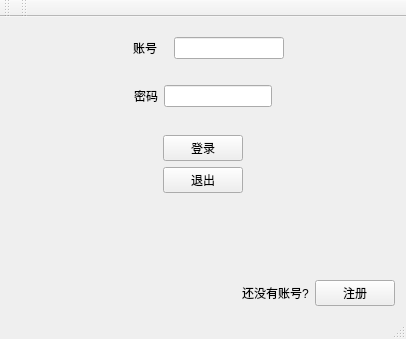
<?xml version="1.0" encoding="UTF-8"?>
<ui version="4.0">
 <class>Login</class>
 <widget class="QMainWindow" name="Login">
  <property name="geometry">
   <rect>
    <x>0</x>
    <y>0</y>
    <width>406</width>
    <height>339</height>
   </rect>
  </property>
  <property name="maximumSize">
   <size>
    <width>16777215</width>
    <height>16777215</height>
   </size>
  </property>
  <property name="windowTitle">
   <string>Login</string>
  </property>
  <property name="unifiedTitleAndToolBarOnMac">
   <bool>false</bool>
  </property>
  <widget class="QWidget" name="centralWidget">
   <layout class="QVBoxLayout" name="verticalLayout_3">
    <item>
     <layout class="QVBoxLayout" name="verticalLayout_2">
      <item>
       <layout class="QHBoxLayout" name="horizontalLayout_3">
        <item>
         <spacer name="horizontalSpacer">
          <property name="orientation">
           <enum>Qt::Horizontal</enum>
          </property>
          <property name="sizeHint" stdset="0">
           <size>
            <width>88</width>
            <height>20</height>
           </size>
          </property>
         </spacer>
        </item>
        <item>
         <widget class="QWidget" name="widget" native="true">
          <layout class="QHBoxLayout" name="horizontalLayout">
           <item>
            <widget class="QLabel" name="label">
             <property name="text">
              <string>账号</string>
             </property>
            </widget>
           </item>
          </layout>
         </widget>
        </item>
        <item>
         <widget class="QLineEdit" name="leAccount">
          <property name="echoMode">
           <enum>QLineEdit::Normal</enum>
          </property>
         </widget>
        </item>
        <item>
         <spacer name="horizontalSpacer_2">
          <property name="orientation">
           <enum>Qt::Horizontal</enum>
          </property>
          <property name="sizeHint" stdset="0">
           <size>
            <width>108</width>
            <height>20</height>
           </size>
          </property>
         </spacer>
        </item>
       </layout>
      </item>
      <item>
       <layout class="QHBoxLayout" name="horizontalLayout_4">
        <item>
         <spacer name="horizontalSpacer_3">
          <property name="orientation">
           <enum>Qt::Horizontal</enum>
          </property>
          <property name="sizeHint" stdset="0">
           <size>
            <width>88</width>
            <height>20</height>
           </size>
          </property>
         </spacer>
        </item>
        <item>
         <widget class="QWidget" name="widget_2" native="true">
          <layout class="QHBoxLayout" name="horizontalLayout_2">
           <item>
            <widget class="QLabel" name="label_2">
             <property name="text">
              <string>密码</string>
             </property>
             <property name="margin">
              <number>8</number>
             </property>
            </widget>
           </item>
           <item>
            <widget class="QLineEdit" name="lePassword">
             <property name="text">
              <string notr="true"/>
             </property>
             <property name="echoMode">
              <enum>QLineEdit::Password</enum>
             </property>
            </widget>
           </item>
          </layout>
         </widget>
        </item>
        <item>
         <spacer name="horizontalSpacer_4">
          <property name="orientation">
           <enum>Qt::Horizontal</enum>
          </property>
          <property name="sizeHint" stdset="0">
           <size>
            <width>108</width>
            <height>20</height>
           </size>
          </property>
         </spacer>
        </item>
       </layout>
      </item>
     </layout>
    </item>
    <item>
     <layout class="QHBoxLayout" name="horizontalLayout_8">
      <item>
       <spacer name="horizontalSpacer_5">
        <property name="orientation">
         <enum>Qt::Horizontal</enum>
        </property>
        <property name="sizeHint" stdset="0">
         <size>
          <width>68</width>
          <height>20</height>
         </size>
        </property>
       </spacer>
      </item>
      <item>
       <widget class="QWidget" name="widget_3" native="true">
        <property name="enabled">
         <bool>true</bool>
        </property>
        <layout class="QVBoxLayout" name="verticalLayout">
         <item>
          <widget class="QPushButton" name="btnLogin">
           <property name="maximumSize">
            <size>
             <width>16777215</width>
             <height>16777209</height>
            </size>
           </property>
           <property name="cursor">
            <cursorShape>PointingHandCursor</cursorShape>
           </property>
           <property name="text">
            <string>登录</string>
           </property>
          </widget>
         </item>
         <item>
          <widget class="QPushButton" name="btnExit">
           <property name="cursor">
            <cursorShape>PointingHandCursor</cursorShape>
           </property>
           <property name="text">
            <string>退出</string>
           </property>
          </widget>
         </item>
        </layout>
       </widget>
      </item>
      <item>
       <spacer name="horizontalSpacer_6">
        <property name="orientation">
         <enum>Qt::Horizontal</enum>
        </property>
        <property name="sizeHint" stdset="0">
         <size>
          <width>78</width>
          <height>20</height>
         </size>
        </property>
       </spacer>
      </item>
     </layout>
    </item>
    <item>
     <layout class="QHBoxLayout" name="horizontalLayout_5">
      <item>
       <spacer name="verticalSpacer">
        <property name="orientation">
         <enum>Qt::Vertical</enum>
        </property>
        <property name="sizeHint" stdset="0">
         <size>
          <width>20</width>
          <height>48</height>
         </size>
        </property>
       </spacer>
      </item>
      <item>
       <widget class="QLabel" name="leWarn">
        <property name="styleSheet">
         <string notr="true">color:rgb(255, 0, 0)</string>
        </property>
        <property name="text">
         <string/>
        </property>
       </widget>
      </item>
      <item>
       <spacer name="verticalSpacer_2">
        <property name="orientation">
         <enum>Qt::Vertical</enum>
        </property>
        <property name="sizeHint" stdset="0">
         <size>
          <width>20</width>
          <height>38</height>
         </size>
        </property>
       </spacer>
      </item>
     </layout>
    </item>
    <item>
     <layout class="QHBoxLayout" name="horizontalLayout_7">
      <item>
       <spacer name="horizontalSpacer_7">
        <property name="orientation">
         <enum>Qt::Horizontal</enum>
        </property>
        <property name="sizeHint" stdset="0">
         <size>
          <width>248</width>
          <height>20</height>
         </size>
        </property>
       </spacer>
      </item>
      <item>
       <layout class="QHBoxLayout" name="horizontalLayout_6">
        <item>
         <widget class="QLabel" name="label_3">
          <property name="text">
           <string>还没有账号?</string>
          </property>
         </widget>
        </item>
        <item>
         <widget class="QPushButton" name="btnRegister">
          <property name="cursor">
           <cursorShape>PointingHandCursor</cursorShape>
          </property>
          <property name="text">
           <string>注册</string>
          </property>
         </widget>
        </item>
       </layout>
      </item>
     </layout>
    </item>
   </layout>
  </widget>
  <widget class="QMenuBar" name="menuBar">
   <property name="geometry">
    <rect>
     <x>0</x>
     <y>0</y>
     <width>406</width>
     <height>23</height>
    </rect>
   </property>
  </widget>
  <widget class="QToolBar" name="mainToolBar">
   <attribute name="toolBarArea">
    <enum>TopToolBarArea</enum>
   </attribute>
   <attribute name="toolBarBreak">
    <bool>false</bool>
   </attribute>
  </widget>
  <widget class="QStatusBar" name="statusBar"/>
  <widget class="QToolBar" name="toolBar">
   <property name="windowTitle">
    <string>toolBar</string>
   </property>
   <attribute name="toolBarArea">
    <enum>TopToolBarArea</enum>
   </attribute>
   <attribute name="toolBarBreak">
    <bool>false</bool>
   </attribute>
  </widget>
 </widget>
 <layoutdefault spacing="6" margin="11"/>
 <resources/>
 <connections/>
</ui>
